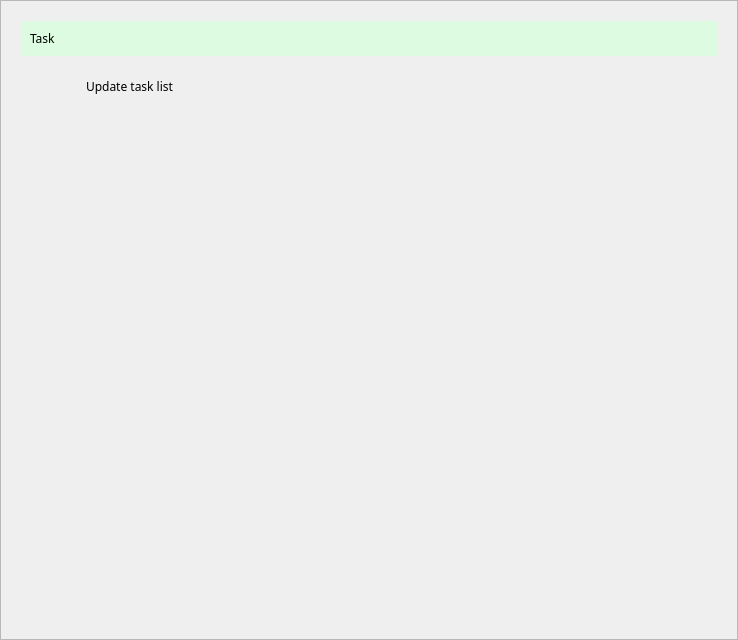
<?xml version="1.0" encoding="UTF-8"?>
<ui version="4.0">
 <class>VSCDashBoard</class>
 <widget class="QWidget" name="VSCDashBoard">
  <property name="geometry">
   <rect>
    <x>0</x>
    <y>0</y>
    <width>738</width>
    <height>640</height>
   </rect>
  </property>
  <property name="minimumSize">
   <size>
    <width>0</width>
    <height>0</height>
   </size>
  </property>
  <property name="maximumSize">
   <size>
    <width>16777215</width>
    <height>16777215</height>
   </size>
  </property>
  <property name="font">
   <font>
    <family>나눔스퀘어_ac</family>
   </font>
  </property>
  <property name="windowTitle">
   <string>Form</string>
  </property>
  <property name="styleSheet">
   <string notr="true"/>
  </property>
  <layout class="QVBoxLayout" name="verticalLayout_3">
   <property name="spacing">
    <number>0</number>
   </property>
   <property name="leftMargin">
    <number>0</number>
   </property>
   <property name="topMargin">
    <number>0</number>
   </property>
   <property name="rightMargin">
    <number>0</number>
   </property>
   <property name="bottomMargin">
    <number>0</number>
   </property>
   <item>
    <widget class="QScrollArea" name="scrollArea">
     <property name="widgetResizable">
      <bool>true</bool>
     </property>
     <widget class="QWidget" name="scrollAreaWidgetContents">
      <property name="geometry">
       <rect>
        <x>0</x>
        <y>0</y>
        <width>736</width>
        <height>638</height>
       </rect>
      </property>
      <layout class="QVBoxLayout" name="verticalLayout_9">
       <property name="spacing">
        <number>15</number>
       </property>
       <property name="leftMargin">
        <number>20</number>
       </property>
       <property name="topMargin">
        <number>20</number>
       </property>
       <property name="rightMargin">
        <number>20</number>
       </property>
       <property name="bottomMargin">
        <number>0</number>
       </property>
       <item>
        <widget class="QWidget" name="widget_10" native="true">
         <property name="minimumSize">
          <size>
           <width>0</width>
           <height>35</height>
          </size>
         </property>
         <property name="maximumSize">
          <size>
           <width>16777215</width>
           <height>35</height>
          </size>
         </property>
         <property name="font">
          <font>
           <family>나눔스퀘어_ac</family>
          </font>
         </property>
         <property name="styleSheet">
          <string notr="true">background-color: rgb(221,251,225)</string>
         </property>
         <layout class="QHBoxLayout" name="horizontalLayout_5">
          <item>
           <widget class="QLabel" name="label_7">
            <property name="font">
             <font>
              <family>나눔스퀘어_ac</family>
             </font>
            </property>
            <property name="styleSheet">
             <string notr="true"/>
            </property>
            <property name="text">
             <string>Task</string>
            </property>
           </widget>
          </item>
          <item>
           <spacer name="horizontalSpacer_5">
            <property name="orientation">
             <enum>Qt::Horizontal</enum>
            </property>
            <property name="sizeHint" stdset="0">
             <size>
              <width>40</width>
              <height>20</height>
             </size>
            </property>
           </spacer>
          </item>
         </layout>
        </widget>
       </item>
       <item>
        <layout class="QHBoxLayout" name="horizontalLayout_3">
         <property name="leftMargin">
          <number>20</number>
         </property>
         <item>
          <widget class="QPushButton" name="pbTasklist">
           <property name="minimumSize">
            <size>
             <width>30</width>
             <height>30</height>
            </size>
           </property>
           <property name="maximumSize">
            <size>
             <width>30</width>
             <height>30</height>
            </size>
           </property>
           <property name="font">
            <font>
             <family>나눔스퀘어_ac</family>
            </font>
           </property>
           <property name="styleSheet">
            <string notr="true">QPushButton:hover {
border:none;
color:white;
background-color: rgb(85, 170, 255);}
QPushButton:pressed {
background-color: rgb(200, 200, 200);}</string>
           </property>
           <property name="text">
            <string/>
           </property>
           <property name="icon">
            <iconset resource="vscmainwindows.qrc">
             <normaloff>:/action/resources/refresh.png</normaloff>:/action/resources/refresh.png</iconset>
           </property>
           <property name="iconSize">
            <size>
             <width>30</width>
             <height>30</height>
            </size>
           </property>
           <property name="flat">
            <bool>true</bool>
           </property>
          </widget>
         </item>
         <item>
          <widget class="QLabel" name="label_3">
           <property name="text">
            <string>Update task list</string>
           </property>
          </widget>
         </item>
        </layout>
       </item>
       <item>
        <widget class="QWidget" name="TaskWidget" native="true">
         <layout class="QVBoxLayout" name="verticalLayout_5">
          <property name="spacing">
           <number>0</number>
          </property>
          <property name="leftMargin">
           <number>0</number>
          </property>
          <property name="topMargin">
           <number>0</number>
          </property>
          <property name="rightMargin">
           <number>0</number>
          </property>
          <property name="bottomMargin">
           <number>0</number>
          </property>
          <item>
           <layout class="QVBoxLayout" name="TaskLayout">
            <property name="leftMargin">
             <number>20</number>
            </property>
           </layout>
          </item>
         </layout>
        </widget>
       </item>
       <item>
        <spacer name="verticalSpacer">
         <property name="orientation">
          <enum>Qt::Vertical</enum>
         </property>
         <property name="sizeHint" stdset="0">
          <size>
           <width>20</width>
           <height>40</height>
          </size>
         </property>
        </spacer>
       </item>
      </layout>
      <zorder>verticalSpacer</zorder>
      <zorder>widget_10</zorder>
      <zorder>TaskWidget</zorder>
     </widget>
    </widget>
   </item>
  </layout>
 </widget>
 <resources>
  <include location="vscmainwindows.qrc"/>
 </resources>
 <connections/>
</ui>
